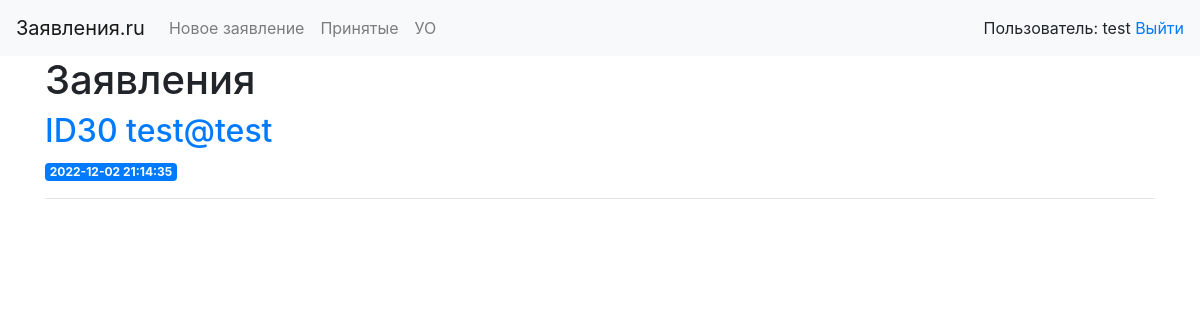
Page / (signed in) on the earlier database version.
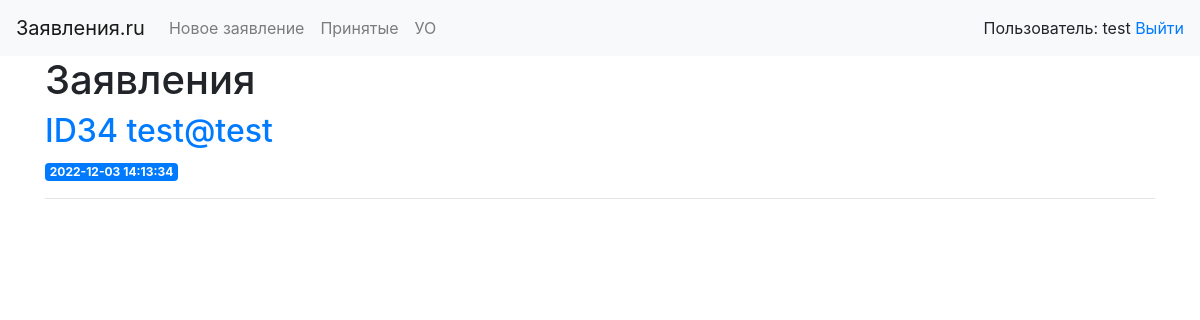
Same page on the later database version.
### web/app.py (models this page shows)
class User(db.Model, UserMixin):
    id = db.Column(db.Integer, primary_key=True)  # primary keys are required by SQLAlchemy
    email = db.Column(db.String(100), nullable=False, unique=True)
    password = db.Column(db.String(100), nullable=False)
    name = db.Column(db.String(1000), nullable=False)

### tables this page shows
CREATE TABLE posts (
    id INTEGER PRIMARY KEY AUTOINCREMENT,
    created TIMESTAMP NOT NULL DEFAULT CURRENT_TIMESTAMP,
    title TEXT NOT NULL,
    content TEXT NOT NULL
, status text 'В ожидании', date_begin text, date_end text, code text);

### web/app.py (the view)
@app.route('/')
def index():
    conn = get_db_connection()
    posts = conn.execute('SELECT * FROM posts').fetchall()
    conn.close()
    return render_template('index.html', posts=posts)

### web/app.py (called while the page is built)
@manager.user_loader
def load_user(user_id):
    return User.query.get(int(user_id))

def get_db_connection():
    conn = sqlite3.connect('database.db')
    conn.row_factory = sqlite3.Row
    return conn

@app.after_request
def redirect_to_signin(response):
    if response.status_code == 401:
        return redirect(url_for('login') + '?next' + request.url)
    return response

### web/templates/index.html (shortened to what this page needs)
{% extends 'base.html' %}
{% block content %}
    {% if current_user.is_authenticated %}
        <h1>{% block title %} Заявления{% endblock %}</h1>
        {% for post in posts %}
            {% if current_user.name == 'admin' or current_user.email==post['title'] %}
                <a href="{{ url_for('post', post_id=post['id']) }}">
                    <h2>ID{{ post['id'] }} {{ post['title'] }}</h2>
                </a>
                <span class="badge badge-primary">{{ post['created'] }}</span>
                <hr>
            {% endif %}
        {% endfor %}
    {% endif %}
{% endblock %}

### web/templates/base.html (shortened to what this page needs)
<!doctype html>
<html lang="en">
<head>
    <link rel="stylesheet" href="https://stackpath.bootstrapcdn.com/bootstrap/4.3.1/css/bootstrap.min.css"
>
</head>
<body>
<nav class="navbar navbar-expand-md navbar-light bg-light">
    {% if current_user.is_authenticated %}
        <a class="navbar-brand" href="{{ url_for('index') }}">Заявления.ru</a>
        <div class="collapse navbar-collapse" id="navbarNav">
            <ul class="navbar-nav">
                {% if current_user.is_authenticated %}
                    <li class="nav-item">
                        <a class="nav-link" href="{{ url_for('create') }}">Новое заявление</a>
                    </li>
                    <li class="nav-item">
                        <a class="nav-link" href="{{ url_for('accepted') }}">Принятые</a>
                    </li>
                {% endif %}
                <li class="nav-item">
                    <a class="nav-link" href="{{ url_for('tags') }}">УО</a>
                </li>
            </ul>
        </div>
    {% endif %}
    {% if current_user.is_authenticated %}
        <div>Пользователь: {{ current_user.name }}
            <a href="{{ url_for('logout') }}">Выйти</a>
        </div>
    {% endif %}
</nav>
<div class="container">
    {% block content %} {% endblock %}
</div>
</body>
</html>

Differences in the rows shown:
removed posts: id "30", title "test@test", created "2022-12-02 21:14:35"
added posts: id "34", title "test@test", created "2022-12-03 14:13:34"
